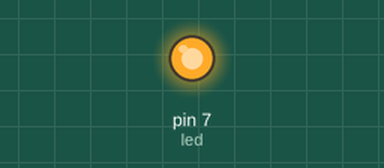
Simulated run of this sketch. Board: Arduino Uno, built with avr-gcc and run on an emulated ATmega328P. Parts: output pins drawn as LEDs (lit = HIGH).

Above: at 1.2 s.
At 6.8 s:
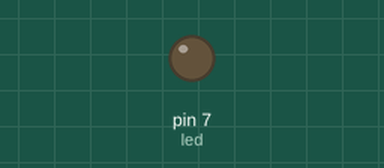
Timing chart, 0 to 12.2 s (numbered marks = the images above):
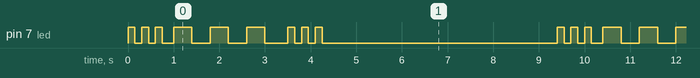

Measured:
- by itself, pin 7 (led): repeats every 9.4 s: 2 × (LOW 0.15 s, HIGH 0.15 s), LOW 0.25 s, 2 × (HIGH 0.40 s, LOW 0.40 s), HIGH 0.40 s, LOW 0.50 s, 2 × (HIGH 0.15 s, LOW 0.15 s), HIGH 0.15 s, LOW 5.2 s, HIGH 0.15 s
- by itself, everything shown: repeats every 9.4 s, in 18 steps

The sketch:

sos_morse.ino
```cpp
int led = 7;

void setup() {
  pinMode(led,OUTPUT);
}

void loop() {
  // 3 pontos
  for (int x=0; x<3; x++) {
      digitalWrite(led, HIGH);
      delay(150);
      digitalWrite(led, LOW);
      delay(150);
  }

  // 100 ms de intervalo entre as letras
  delay(100);

  // 3 traços
  for (int x=0; x<3; x++){
      digitalWrite(led, HIGH);
      delay(400);
      digitalWrite(led, LOW);
      delay(400);
  }

  delay(100);

   // 3 pontos
  for (int x=0; x<3; x++) {
      digitalWrite(led, HIGH);
      delay(150);
      digitalWrite(led, LOW);
      delay(150);
  }

  // espera 5 segundos para repetir
  delay(5000);
}
```
